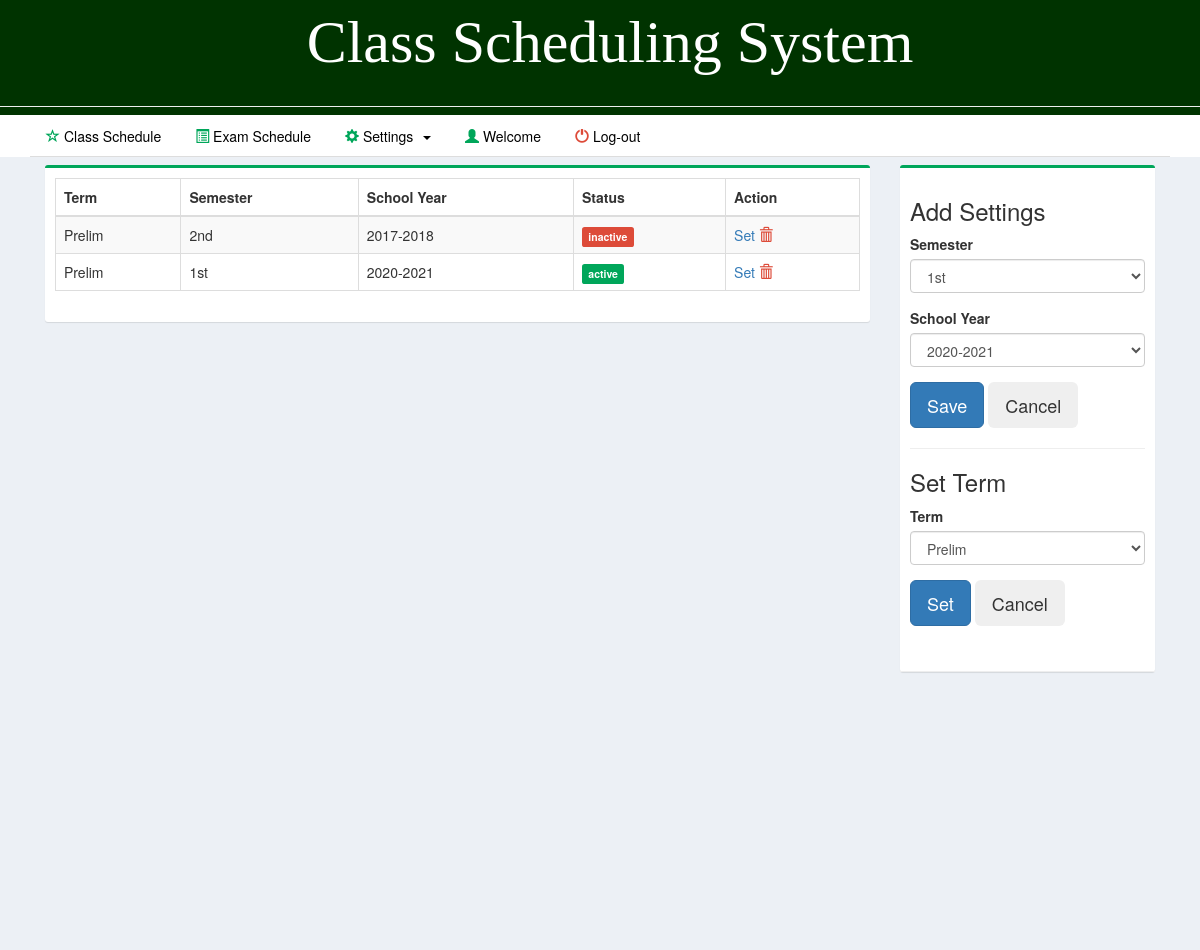
The page /pages/settings.php on the database its author committed.
### tables this page shows
CREATE TABLE IF NOT EXISTS `settings` (
  `settings_id` int(11) NOT NULL AUTO_INCREMENT,
  `term` varchar(10) NOT NULL,
  `sem` varchar(15) NOT NULL,
  `sy` varchar(10) NOT NULL,
  `status` varchar(10) NOT NULL,
  PRIMARY KEY (`settings_id`)
);

### pages/settings.php (the view, shortened to what this page needs)
<!DOCTYPE html>
<html>
  <head>
    <link rel="stylesheet" href="../bootstrap/css/bootstrap.min.css">
    <link rel="stylesheet" href="../plugins/datatables/dataTables.bootstrap.css">
    <link rel="stylesheet" href="../files/css/AdminLTE.min.css">
    <link rel="stylesheet" href="../plugins/select2/select2.min.css">
	<link rel="stylesheet" href="../files/includes/contentMargin.css">
 </head>
  <body class="hold-transition skin-yellow layout-top-nav" onload="myFunction()">
    <div class="wrapper">
      <?php
		include('../files/includes/nav.php');
	  ?>
      <div class="content-wrapper">
        <div class="container">
          <section class="content">
            <div class="row">
	      <div class="col-md-9">
              <div class="box box-success">
                <div class="box-body">
				<div class="row">
					<div class="col-md-12">
						<table class="table table-bordered table-striped" style="margin-right:-10px">
              <thead>
                <tr>
                <th>Term</th>
                <th>Semester</th>
                <th>School Year</th>
                <th>Status</th>
                <th>Action</th>
                </tr>
              </thead>
    <?php
        include('../files/includes/dbcon.php');
        $query=mysqli_query($con,"select * from settings order by sy asc")or die(mysqli_error());
          while($row=mysqli_fetch_array($query)){
            $id=$row['settings_id'];
            $sem=$row['sem'];
            $term=$row['term'];
            $sy=$row['sy'];
            $status=$row['status'];
            if ($status=="active") $flag="success"; else $flag="danger";
    ?>
                <tr>
                <td><?php echo $term;?></td>
                <td><?php echo $sem;?></td>
                <td><?php echo $sy;?></td>
                <td><span class="label label-<?php echo $flag;?>"><?php echo $status;?></span></td>
                <td>
                <a id="removeme" href="activate.php?id=<?php echo $id;?>">
                Set</a>
                <a id="removeme" href="settings_del.php?id=<?php echo $id;?>">
                <i class="glyphicon glyphicon-trash text-red"></i></a>
                </td>
                </tr>
<?php }?>
</table>
		</div>
		<div class="col-md-6">
         </div>
        </div>
                </div>
              </div>
            </div>
            <div class="col-md-3">
              <div class="box box-success">
                <div class="box-body">
                  <div id="form">
				  <div class="row">
					 <div class="col-md-12">
						  <h3>Add Settings</h3>
						  <form method="post" action="settings_save.php">
						  <div class="form-group">
							<label for="date">Semester</label><br>
								<select class="form-control select2" style="width: 100%;" name="sem" required>
									<option>1st</option>
								</select>
						  </div>
						  <div class="form-group">
							<label for="date">School Year</label><br>
								<select class="form-control select2" style="width: 100%;" name="sy" required>
							<?php
							 include('../files/includes/dbcon.php');
								$query2=mysqli_query($con,"select * from sy order by sy desc")or die(mysqli_error());
								  while($row2=mysqli_fetch_array($query2)){
							  ?>
									<option><?php echo $row2['sy'];?></option>
							  <?php }?>
									</select>
						  </div>
					</div>
				  </div>
                  <div class="form-group">
                      <button class="btn btn-lg btn-primary" id="daterange-btn" name="save" type="submit">
                        Save
                      </button>
					  <button class="btn btn-lg" id="daterange-btn" type="reset">
                       Cancel
                      </button>
                   </div>
                  </div><hr>
        <form method="post" action="term.php">
              <h3>Set Term</h3>
              <div class="form-group">
                  <label for="date">Term</label><br>
                    <select class="form-control select2" style="width: 100%;" name="term" required>
                      <option>Prelim</option>
                    </select>
                  </div>
                   <div class="form-group">
                      <button class="btn btn-lg btn-primary" id="daterange-btn" name="save" type="submit">
                        Set
                      </button>
                      <button class="btn btn-lg" id="daterange-btn" type="reset">
                       Cancel
                      </button>
                   </div>
                  </div><hr>
                </div>
              </div>
            </div>
          </div>
        </div>
      </div>
  </body>
</html>

### files/includes/contentMargin.css (style rules this page uses)
.content-wrapper { margin-top:150px; }

### rows shown on the page
settings: term "Prelim", sem "2nd", sy "2017-2018", status "inactive"
settings: term "Prelim", sem "1st", sy "2020-2021", status "active"

### other values the page prints
form field sy "2020-2021"
